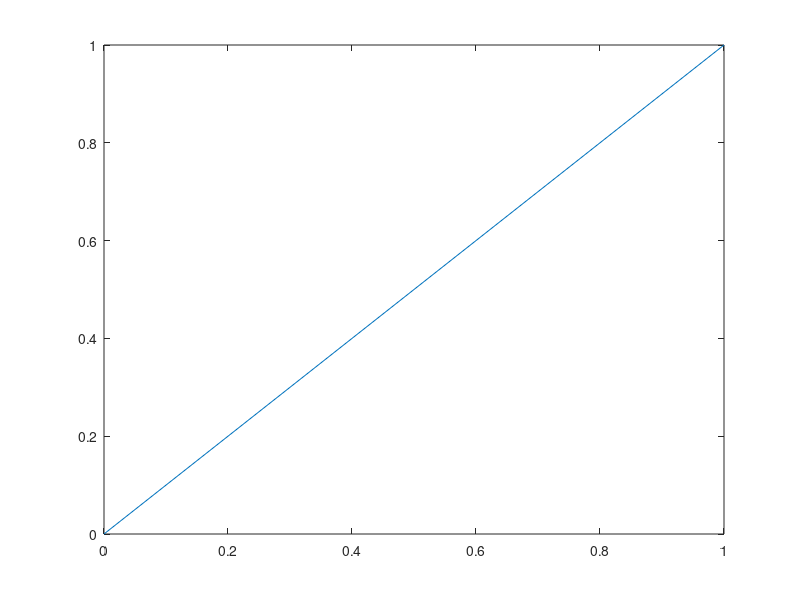
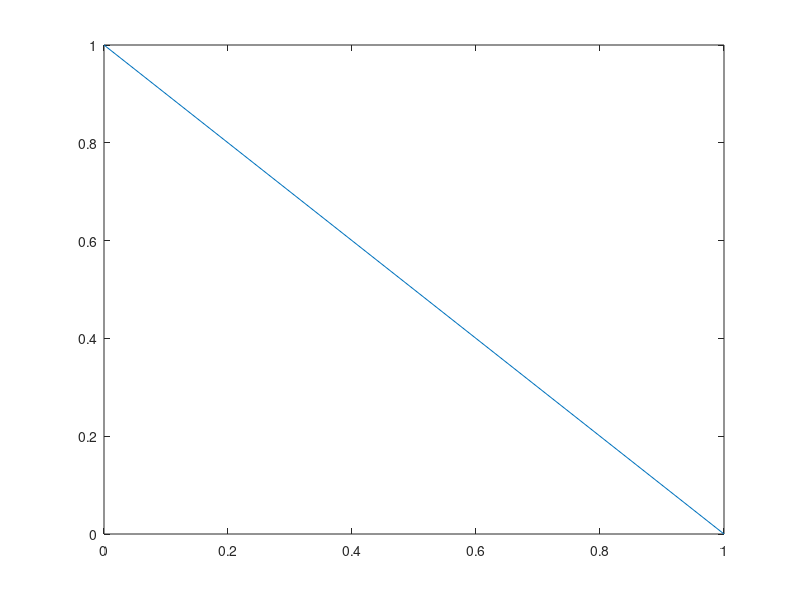

Write MATLAB code to recreate these figures, in order.
f1 = figure(60, 'Name', 'Hidden Figure', 'Visible', 'off');
plot([0, 1], [0, 1]);
f2 = figure(61, 'Name', 'Docked Figure', 'WindowStyle', 'docked');
plot([0, 1], [1, 0]);

f1_visible_before_close = get(f1, 'Visible');
f2_style_before_close = get(f2, 'WindowStyle');

status_one = close(f1);
f1_alive = isgraphics(f1, 'figure');
current_after_one = gcf();

status_all = close('all');
f2_alive = isgraphics(f2, 'figure');
current_is_new = isgraphics(gcf(), 'figure');
